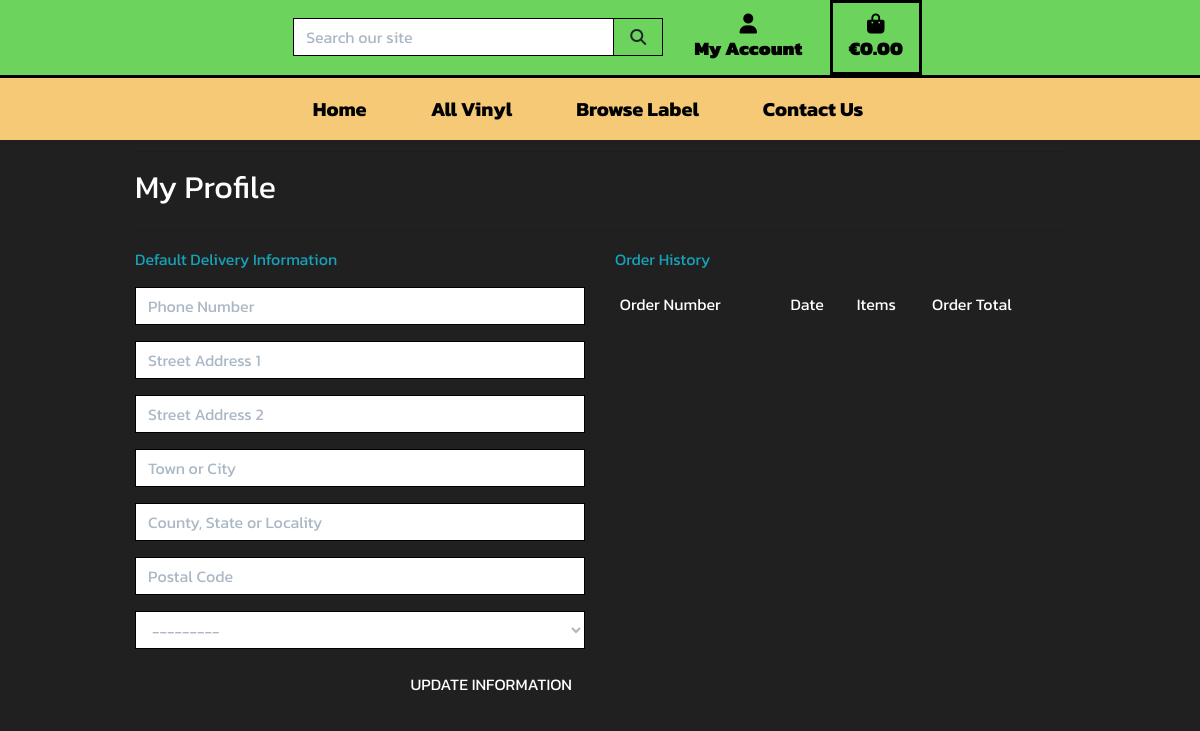
The page /profile/ (signed in) on the database as committed earlier.
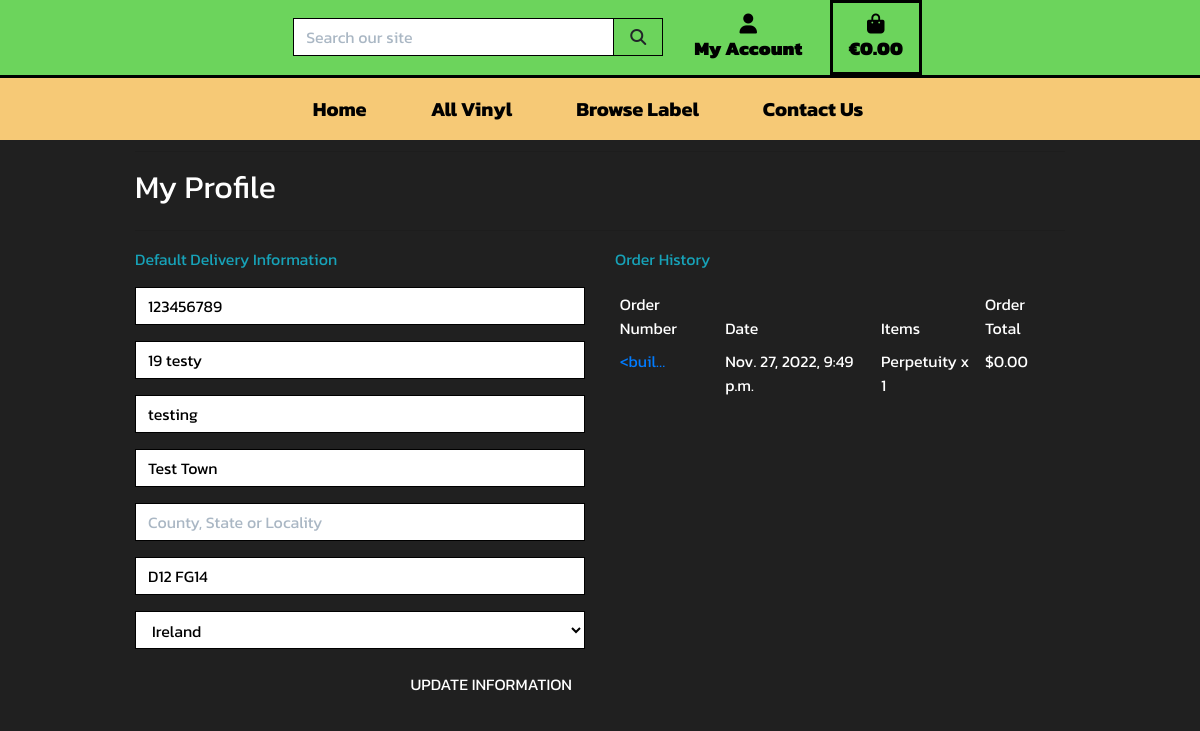
The same page on the database as committed later.
### profiles/models.py (models this page shows, shortened)
class UserProfile(models.Model):
    user = models.OneToOneField(User, on_delete=models.CASCADE)
    default_phone_number = models.CharField(
        max_length=20, null=True, blank=True
    )
    default_street_address1 = models.CharField(
        max_length=80, null=True, blank=True
    )
    default_street_address2 = models.CharField(
        max_length=80, null=True, blank=True
    )
    default_town_or_city = models.CharField(
        max_length=40, null=True, blank=True
    )
    default_county = models.CharField(max_length=80, null=True, blank=True)
    default_postcode = models.CharField(max_length=20, null=True, blank=True)
    default_country = CountryField(
        blank_label='Country', null=True, blank=True
    )

### checkout/models.py (models this page shows, shortened)
class Order(models.Model):
    order_number = models.CharField(max_length=32, null=False, editable=False)
    user_profile = models.ForeignKey(UserProfile, on_delete=models.SET_NULL,
                                     null=True, blank=True,
                                     related_name='orders'
                                     )
    full_name = models.CharField(max_length=50, null=False, blank=False)
    email = models.EmailField(max_length=254, null=False, blank=False)
    phone_number = models.CharField(max_length=20, null=False, blank=False)
    country = CountryField(blank_label='Country *', null=False, blank=False)
    town_or_city = models.CharField(max_length=40, null=False, blank=False)
    street_address1 = models.CharField(max_length=80, null=False, blank=False)
    street_address2 = models.CharField(max_length=80, null=True, blank=True)
    postcode = models.CharField(max_length=20, null=True, blank=True)
    county = models.CharField(max_length=80, null=True, blank=True)
    date = models.DateTimeField(auto_now_add=True)
    delivery_cost = models.DecimalField(
        max_digits=6, decimal_places=2, null=False, default=0
    )
    order_total = models.DecimalField(
        max_digits=10, decimal_places=2, null=False, default=0
    )
    grand_total = models.DecimalField(
        max_digits=10, decimal_places=2, null=False, default=0
    )
    original_basket = models.TextField(null=False, blank=False, default='')
    stripe_pid = models.CharField(
        max_length=254, null=False, blank=False, default=''
    )
    class Meta:
        ordering = ['-date']

class ItemCheckout(models.Model):
    order = models.ForeignKey(
        Order, null=False, blank=False, on_delete=models.CASCADE,
        related_name='itemcheckout'
    )
    record = models.ForeignKey(
        Record, null=False, blank=False, on_delete=models.CASCADE
    )
    quantity = models.IntegerField(null=False, blank=False, default=0)
    item_total = models.DecimalField(
        max_digits=6, decimal_places=2, null=False, blank=False, editable=False
    )

### products/models.py (models this page shows, shortened)
class Record(models.Model):
    label = models.ForeignKey(
        'Label', Label, default=False,
    )
    title = models.CharField(max_length=254)
    artist = models.CharField(max_length=254)
    price = models.DecimalField(max_digits=5, decimal_places=2)
    description = models.TextField(null=True, blank=True)
    stock_quantity = models.IntegerField(default=1)
    track_list_1 = models.TextField(default="Track")
    track_list_2 = models.TextField(default="Track")
    track_list_3 = models.TextField(default="Track")
    track_list_4 = models.TextField(default="Track")
    track_list_5 = models.TextField(default="Track")
    track_list_6 = models.TextField(default="Track")
    image_url = models.URLField(max_length=1024, null=True, blank=True)
    image = models.ImageField(null=True, blank=True)

### profiles/views.py (the view)
# urls.py: path('profile/', include('profiles.urls')),
@login_required
def profile(request):
    profile = get_object_or_404(UserProfile, user=request.user)
    if request.method == 'POST':
        form = UserProfileForm(request.POST, instance=profile)
        if form.is_valid():
            form.save()
            messages.success(request, 'Profile updated successfully')
        else:
            messages.error(request, 'Update failed. Please ensure the form is \
                valid.')
    else:
        form = UserProfileForm(instance=profile)
    orders = profile.orders.all()
    template = 'profiles/profile.html'
    context = {
        'form': form,
        'orders': orders,
        'on_profile_page': True
    }
    return render(request, template, context)

### profiles/forms.py
class UserProfileForm(forms.ModelForm):
    class Meta:
        model = UserProfile
        exclude = ('user',)
    def __init__(self, *args, **kwargs):
        super().__init__(*args, **kwargs)
        placeholders = {
            'default_phone_number': 'Phone Number',
            'default_postcode': 'Postal Code',
            'default_town_or_city': 'Town or City',
            'default_street_address1': 'Street Address 1',
            'default_street_address2': 'Street Address 2',
            'default_county': 'County, State or Locality',
        }
        self.fields['default_phone_number'].widget.attrs['autofocus'] = True
        for field in self.fields:
            if field != 'default_country':
                if self.fields[field].required:
                    placeholder = f'{placeholders[field]} *'
                else:
                    placeholder = placeholders[field]
                self.fields[field].widget.attrs['placeholder'] = placeholder
            self.fields[field].widget.attrs['class'] = 'border-black \
                rounded-0 profile-form-input'
            self.fields[field].label = False

### basket/contexts.py (called while the page is built, shortened)
def basket_contents(request):
    basket_items = []
    total = 0
    record_count = 0
    basket = request.session.get('basket', {})
    delivery = total * Decimal(settings.DELIVERY_PERCENTAGE / 100)
    grand_total = total + delivery
    context = {
        'basket_items': basket_items,
        'total': total,
        'record_count': record_count,
        'delivery': delivery,
        'grand_total': grand_total,
    }
    return context

### profiles/templates/profiles/profile.html (shortened to what this page needs)
{% extends "base.html" %}
{% load static %}
{% block extra_css %}
    <link rel="stylesheet" href="{% static 'profiles/css/profile.css' %}">
{% endblock %}
{% block page_header %}
    <div class="container header-container">
    </div>
{% endblock %}
{% block content %}
    <div class="container">
        <div class="row">
            <div class="col">
                <hr>
                <h2 class="font-weight-normal text-white mb-4">My Profile</h2>
                <hr>
            </div>
        </div>
        <div class="row">
            <div class="col-12 col-lg-6">
                <p class="text-info">Default Delivery Information</p>
                <form class="mt-3" action="{% url 'profile' %}" method="POST" id="profile-update-form">
                    {{ form|crispy }}
                    <button class="btn btn-black rounded-0 text-uppercase float-right font-weight-normal text-white">
                        Update Information</button>
                </form>
            </div>
            <div class="col-12 col-lg-6">
                <p class="text-info">Order History</p>
                <div class="order-history table-responsive">
                    <table class="table table-sm table-borderless">
                        <thead>
                            <tr>
                                <th class="font-weight-normal text-white">Order Number</th>
                                <th class="font-weight-normal text-white">Date</th>
                                <th class="font-weight-normal text-white">Items</th>
                                <th class="font-weight-normal text-white">Order Total</th>
                            </tr>
                        </thead>
                        <tbody>
                            {% for order in orders %}
                                <tr>
                                    <td>
                                        <a href="{% url 'order_history' order.order_number %}"
                                        title="{{ order.order_number }}">
                                            {{ order.order_number|truncatechars:6 }}
                                        </a>
                                    </td>
                                    <td class="font-weight-normal text-white">{{ order.date }}</td>
                                    <td class="font-weight-normal text-white">
                                        <ul class="list-unstyled">
                                            {% for item in order.itemcheckout.all %}
                                                <li class="medium">
                                                    {{ item.record.title }} x {{ item.quantity }}
                                                </li>
                                            {% endfor %}
                                        </ul>
                                    </td>
                                    <td class="font-weight-normal text-white">${{ order.grand_total }}</td>
                                </tr>
                            {% endfor %}
                        </tbody>
                    </table>
                </div>
            </div>
        </div>
{% endblock %}

### templates/base.html (shortened to what this page needs)
{% load static %}
<!doctype html>
<html lang="en">
    <head>
        {% block corecss %}
            <link rel="stylesheet" href="https://stackpath.bootstrapcdn.com/bootstrap/4.4.1/css/bootstrap.min.css"
>
            <link rel="stylesheet" href="{% static 'css/base.css' %}">
        {% endblock %}
        {% block extra_css %}
        {% endblock %}
    </head>
    <body>
        <header class="container-fluid fixed-top">
            <div id="topnav" class="row d-flex justify-content-center d-none d-lg-flex">
                <div class="col-12 col-lg-4 ms-md-auto my-auto py-1 py-lg-0">
                    <form method="GET" action="{% url 'products' %}">
                        <div class="input-group w-100">
                            <input class="form-control border border-black rounded-0" type="text" name="q" placeholder="Search our site">
                            <div class="input-group-append">
                                <button class="form-control btn btn-black border border-black rounded-0" type="submit">
                                    <span class="icon">
                                        <i class="fas fa-search"></i>
                                    </span>
                                </button>
                            </div>
                        </div>
                    </form>
                </div>
                <ul class="list-inline list-unstyled text-center text-lg-right my-0">
                    <li class="list-inline-item dropdown">
                        <a class="text-black nav-link" href="#" id="user-options" data-toggle="dropdown" aria-haspopup="true"
                            aria-expanded="false">
                            <div class="text-center">
                                <div><i class="fas fa-user fa-lg mt-1 mb-1"></i></div>
                                <p class="my-0 p-nav">My Account</p>
                            </div>
                        </a>
                    </li>
                    <li class="borderBlink list-inline-item">
                        <a class="{% if grand_total %} text-white bg-dark {% else %}text-black{% endif %} nav-link"
                            href="{% url 'view_basket' %}">
                            <div class="text-center"><i class="fas fa-shopping-bag fa-lg basket"></i>
                                <p class="my-0 p-nav">
                                    {% if grand_total %}
                                        €{{ grand_total|floatformat:2 }}
                                    {% else %}
                                        €0.00
                                    {% endif %}
                                </p>
                            </div>
                        </a>
                    </li>
                </ul>
            </div>
            <div class="row" id="main-nav">
                <nav class="navbar navbar-expand-lg navbar-light w-100" id="main-nav">
                    {% include 'includes/main-nav.html' %}
                </nav>
            </div>
        </header>
        {% block page_header %}
        {% endblock %}
        {% block content %}
        {% endblock %}
    </body>
</html>

### templates/includes/main-nav.html (shortened to what this page needs)
<div class="collapse navbar-collapse" id="main-nav">
    <ul class="navbar-nav w-auto mx-auto">
        <li class="nav-item nav-font">
            <a class="logo-font font-weight-bold nav-link text-black mr-5" aria-haspopup="true" aria-expanded="false"
                href="{% url 'home' %}">
                Home
            </a>
        </li>
        <li class="nav-item nav-font">
            <a class="logo-font font-weight-bold nav-link text-black mr-5" aria-haspopup="true" aria-expanded="false"
                href="{% url 'products' %}">
                All Vinyl
            </a>
        </li>
        <li class="nav-item dropdown nav-font">
            <a class="logo-font font-weight-bold nav-link text-black mr-5" href="{% url 'products' %}" id="all-products-link"
                data-toggle="dropdown" aria-haspopup="true" aria-expanded="false">
                Browse Label
            </a>
        </li>
        <li class="nav-item nav-font">
            <a class="logo-font font-weight-bold nav-link text-black mr-5" href="#" aria-haspopup="true"
                aria-expanded="false" href="">Contact Us</a>
        </li>
    </ul>
</div>

### static/css/base.css (style rules this page uses)
html { height: 100%; }
body { font-family: Kanit, sans-serif; background: rgba(0, 0, 0, 0.874); height: calc(100vh - 164px); margin: 0; padding: 0; }
.header-container { margin-top: -2.45%; }
#topnav { background-color: #6cd45c;; justify-content: center; border-bottom: #000 3px solid; }
#main-nav { background-color: rgb(246, 201, 118); }
.p-nav { font-size: 19px; font-weight: 900; padding-top: -20%; justify-content: center; }
.icon { align-items: center; display: block; justify-content: center; height: 1.5rem; width: 1.5rem; }
input[name='q']::placeholder { color: #aab7c4; }
.text-black { color: #000 !important; }
.border-black { border: 1px solid black !important; }
.nav-font { font-size: 20px; }
.borderBlink { border:3px solid black; animation-name: borderBlink; animation-duration: 1s; animation-iteration-count: 3; }
@media (min-width: 1200px) { .container { max-width: 80%; } }
@media (min-width: 992px) { .header-container { padding-top: 164px; } }

### profiles/static/profiles/css/profile.css (style rules this page uses)
.order-history { max-height: 416px; overflow-y: auto; }
#profile-update-form .form-control { color: #000; }
#profile-update-form input::placeholder { color: #aab7c4; }
#id_default_country, #id_default_country option:not(:first-child) { color: #000; }

Rows that differ between the two databases and show on the page:
changed UserProfile: default_phone_number (not shown) → "123456789"; default_street_address1 (not shown) → "19 testy"; default_street_address2 (not shown) → "testing"; default_town_or_city (not shown) → "Test Town"; default_postcode (not shown) → "D12 FG14"; default_country "---------" → "Ireland"
added Order: order_number "<buil…", date "Nov. 27, 2022, 9:49 p.m.", grand_total "0.00"
added ItemCheckout: record "Perpetuity", quantity "1"
